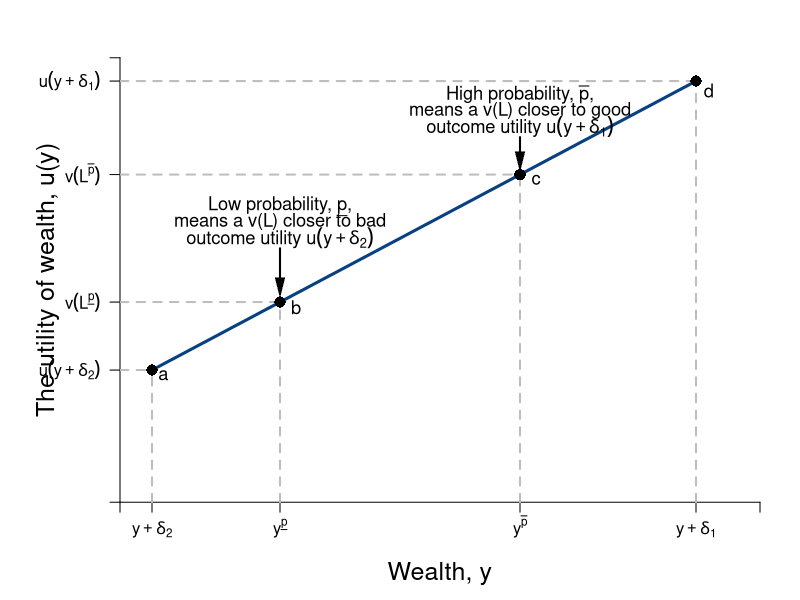

Write the R code that produced this figure.
#Graph Designer(s): Simon Halliday & Riley Boeth '17
#Authors: Bowles, Foley and Halliday
#Title: Coordination, Conflict and Competition: A Text in Microeconomics

library(shape)
pdf(file = "risk/risk_weighted_ave.pdf", width = 10, height = 8)

#Set parameters for graphics
axislabelsize <- 1.5
labelsize <- 1.1
graphlinewidth <- 3
segmentlinewidth <- 2

COL <- c("#7fc97f", "#beaed4", "#fdc086", "#ffff99", "#386cb0", "#f0027f", "#bf5b17", "#666666")
COLA <- c("#e0f3db", "#99d8c9","#66c2a4","#41ae76", "#238b45", "#005824")
COLB <- c("#4eb3d3", "#2b8cbe", "#0868ac","#084081")

#Edited the margins to cater for the larger LHS labels
par(mar =  c(4, 6, 2, 2))

#Concave utility of wealth function

ConcaveU <- function(x){
  (1600-(x-40)^2)^(1/2)
}

#Add limits on axes and levels of utility for each indifference curve
ylims <- c(0, 42)
xlims <- c(0, 40)

npts <- 501 
x <- seq(xlims[1], xlims[2], length.out = npts)
y <- seq(ylims[1], ylims[2], length.out = npts) 

plot(0, 0, xlim = xlims, ylim = ylims, type = "n",
     xlab = expression(paste("")),
     ylab = expression(paste("")), 
     xaxt = "n", 
     yaxt = "n", 
     cex.lab = axislabelsize, 
     bty = "n", 
     xaxs="i" 
     #yaxs="i"
)

#x and y limits with plain axes without ticks/numbers to match previous graph

pointbx <- 10
pointcx <- 25

ticksy <- c(0, ConcaveU(2), ConcaveU(2) - (ConcaveU(36) - ConcaveU(2))/(36 - 2)*2 + pointbx*(ConcaveU(36) - ConcaveU(2))/(36 - 2), ConcaveU(2) - (ConcaveU(36) - ConcaveU(2))/(36 - 2)*2 + pointcx*(ConcaveU(36) - ConcaveU(2))/(36 - 2), ConcaveU(36), ylims[2])
ylabels <- c(NA, expression(paste(u(y + delta[2]))), expression(paste(v(L^underline(p)))), expression(paste(v(L^{bar(p)}))), expression(paste(u(y + delta[1]))), NA)
ticksx <- c(0, 2, pointbx, pointcx, 36, xlims[2])
xlabels <- c(NA, expression(paste(y + delta[2])), expression(paste(y^underline(p))), expression(paste(y^bar(p))), expression(paste(y + delta[1])), NA)

axis(1,at = ticksx,  pos = 0, labels = xlabels)
axis(2,at = ticksy,  pos = 0, labels = ylabels, las = 1)

npts <- 500 
xx1 <- seq(xlims[1], xlims[2], length.out = npts)
xx2 <- seq(0, xlims[2], length.out = npts)
xx3 <- seq(xlims[1], 0, length.out = npts)
xx4 <- seq(-11, 0, length.out = npts)

#Axis labels and draw linear utility function
mtext(expression(paste("Wealth, y")), side = 1, line = 2.5, cex = axislabelsize)
text(-4.5, 0.5*ylims[2], expression(paste("The utility of wealth, u(y)")), xpd = TRUE, cex = axislabelsize, srt = 90) 

#lines(xx1, ConcaveU(xx1, y), col = COLA[5], lwd = graphlinewidth)

#Add line from pt a to pt c

segments(2, ConcaveU(2), 36, ConcaveU(36), lty = 1, col = COLB[4] , lwd = graphlinewidth)

(ConcaveU(36) - ConcaveU(2))/(36 - 2)


#Label points on line

text(2.7, ConcaveU(2)-.5, expression(paste("a")), cex = labelsize)
segments(2, 0, 2, ConcaveU(2), lty = 2, col = "gray", lwd = segmentlinewidth)
segments(0, ConcaveU(2), 2, ConcaveU(2), lty = 2, col = "gray", lwd = segmentlinewidth)
points(2, ConcaveU(2), pch = 16, col = "black", cex = 1.5)


# text(24.18, ConcaveU(23.18)-.5, expression(paste("c")), cex = labelsize)
# segments(23.18, 0, 23.18, ConcaveU(23.18), lty = 2, col = "gray", lwd = segmentlinewidth)
# segments(0, ConcaveU(23.18), 23.18, ConcaveU(23.18), lty = 2, col = "gray", lwd = segmentlinewidth)
# points(23.18, ConcaveU(23.18), pch = 16, col = "black", cex = 1.5)

# text(24.18, ConcaveU(13)-.5, expression(paste("e")), cex = labelsize)
# segments(0, ConcaveU(13), 23.18, ConcaveU(13), lty = 2, col = "gray", lwd = segmentlinewidth)
# points(23.18, ConcaveU(13), pch = 16, col = "black", cex = 1.5)
# 

text(pointbx, 28 , expression(paste("Low probability, ", underline(p),",")), cex = labelsize)
text(pointbx, 26.5 , expression(paste("means a v(L) closer to bad")), cex = labelsize)
text(pointbx, 25 , expression(paste("outcome utility ", u(y + delta[2]))), cex = labelsize)
Arrows(pointbx, 24, pointbx, 20.3, col = "black", lty = 1, lwd = 2, code = 2, arr.type = "triangle", arr.lwd = 0.5)
text(pointbx + 1, ConcaveU(2) - (ConcaveU(36) - ConcaveU(2))/(36 - 2)*2 + pointbx*(ConcaveU(36) - ConcaveU(2))/(36 - 2) - 0.5, expression(paste("b")), cex = labelsize)
segments(0, ConcaveU(2) - (ConcaveU(36) - ConcaveU(2))/(36 - 2)*2 + pointbx*(ConcaveU(36) - ConcaveU(2))/(36 - 2), pointbx, ConcaveU(2) - (ConcaveU(36) - ConcaveU(2))/(36 - 2)*2 + pointbx*(ConcaveU(36) - ConcaveU(2))/(36 - 2), lty = 2, col = "gray", lwd = segmentlinewidth)
segments(pointbx, 0, pointbx, ConcaveU(2) - (ConcaveU(36) - ConcaveU(2))/(36 - 2)*2 + pointbx*(ConcaveU(36) - ConcaveU(2))/(36 - 2), lty = 2, col = "gray", lwd = segmentlinewidth)
points(pointbx, ConcaveU(2) - (ConcaveU(36) - ConcaveU(2))/(36 - 2)*2 + pointbx*(ConcaveU(36) - ConcaveU(2))/(36 - 2), pch = 16, col = "black", cex = 1.5)

text(pointcx, 38.5 , expression(paste("High probability, ", bar(p), "," )), cex = labelsize)
text(pointcx, 37 , expression(paste("means a v(L) closer to good")), cex = labelsize)
text(pointcx, 35.5 , expression(paste("outcome utility ", u(y + delta[1]))), cex = labelsize)
Arrows(pointcx, 34.5, pointcx, 32.2, col = "black", lty = 1, lwd = 2, code = 2, arr.type = "triangle", arr.lwd = 0.5)

text(pointcx + 1, ConcaveU(2) - (ConcaveU(36) - ConcaveU(2))/(36 - 2)*2 + pointcx*(ConcaveU(36) - ConcaveU(2))/(36 - 2) - 0.5, expression(paste("c")), cex = labelsize)
segments(0, ConcaveU(2) - (ConcaveU(36) - ConcaveU(2))/(36 - 2)*2 + pointcx*(ConcaveU(36) - ConcaveU(2))/(36 - 2), pointcx, ConcaveU(2) - (ConcaveU(36) - ConcaveU(2))/(36 - 2)*2 + pointcx*(ConcaveU(36) - ConcaveU(2))/(36 - 2), lty = 2, col = "gray", lwd = segmentlinewidth)
segments(pointcx, 0, pointcx, ConcaveU(2) - (ConcaveU(36) - ConcaveU(2))/(36 - 2)*2 + pointcx*(ConcaveU(36) - ConcaveU(2))/(36 - 2), lty = 2, col = "gray", lwd = segmentlinewidth)
points(pointcx, ConcaveU(2) - (ConcaveU(36) - ConcaveU(2))/(36 - 2)*2 + pointcx*(ConcaveU(36) - ConcaveU(2))/(36 - 2), pch = 16, col = "black", cex = 1.5)


text(36.8, ConcaveU(36)-.9, expression(paste("d")), cex = labelsize)
segments(36, 0, 36, ConcaveU(36), lty = 2, col = "gray", lwd = segmentlinewidth)
segments(0, ConcaveU(36), 36, ConcaveU(36), lty = 2, col = "gray", lwd = segmentlinewidth)
points(36, ConcaveU(36), pch = 16, col = "black", cex = 1.5)


dev.off()
